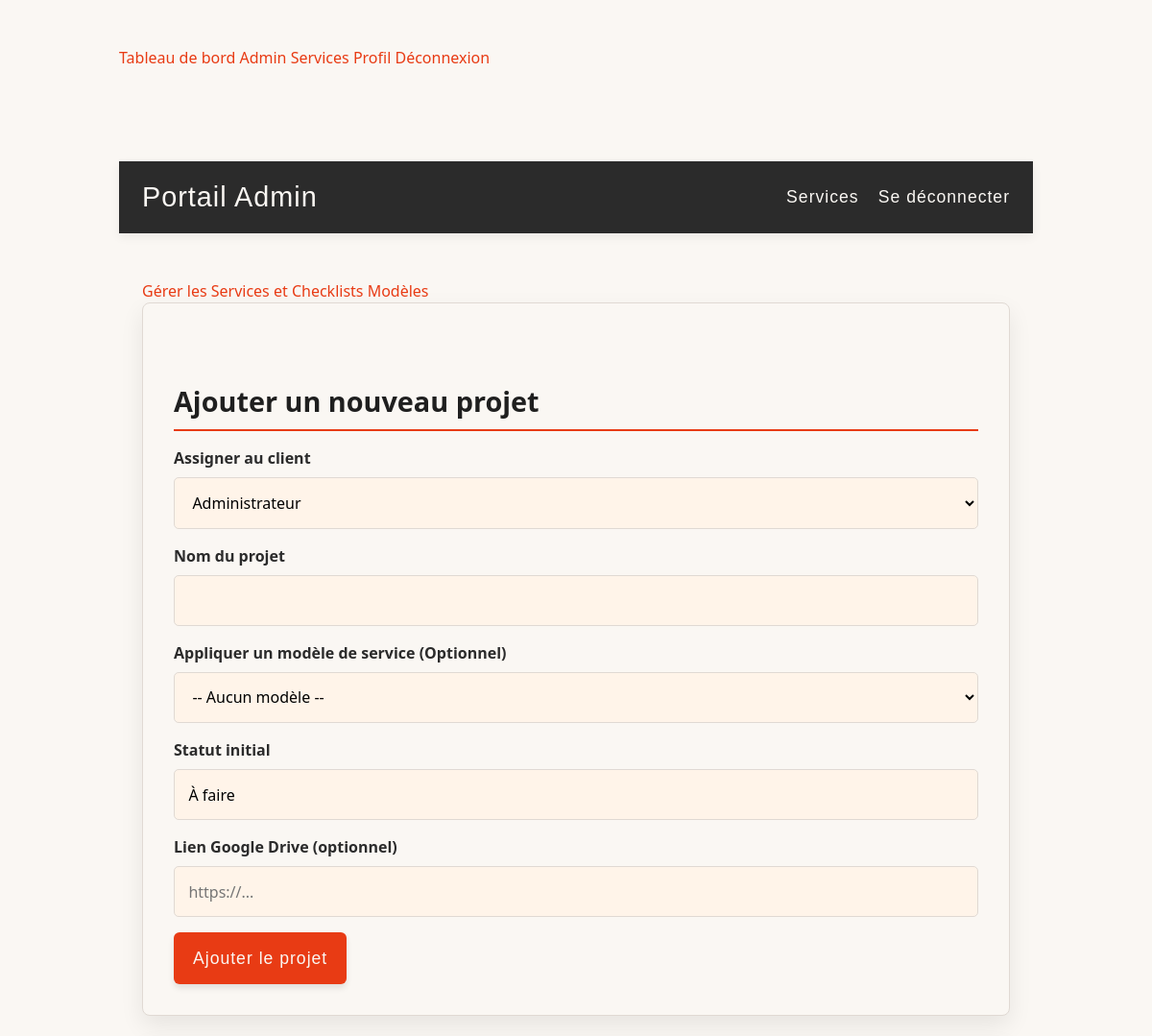
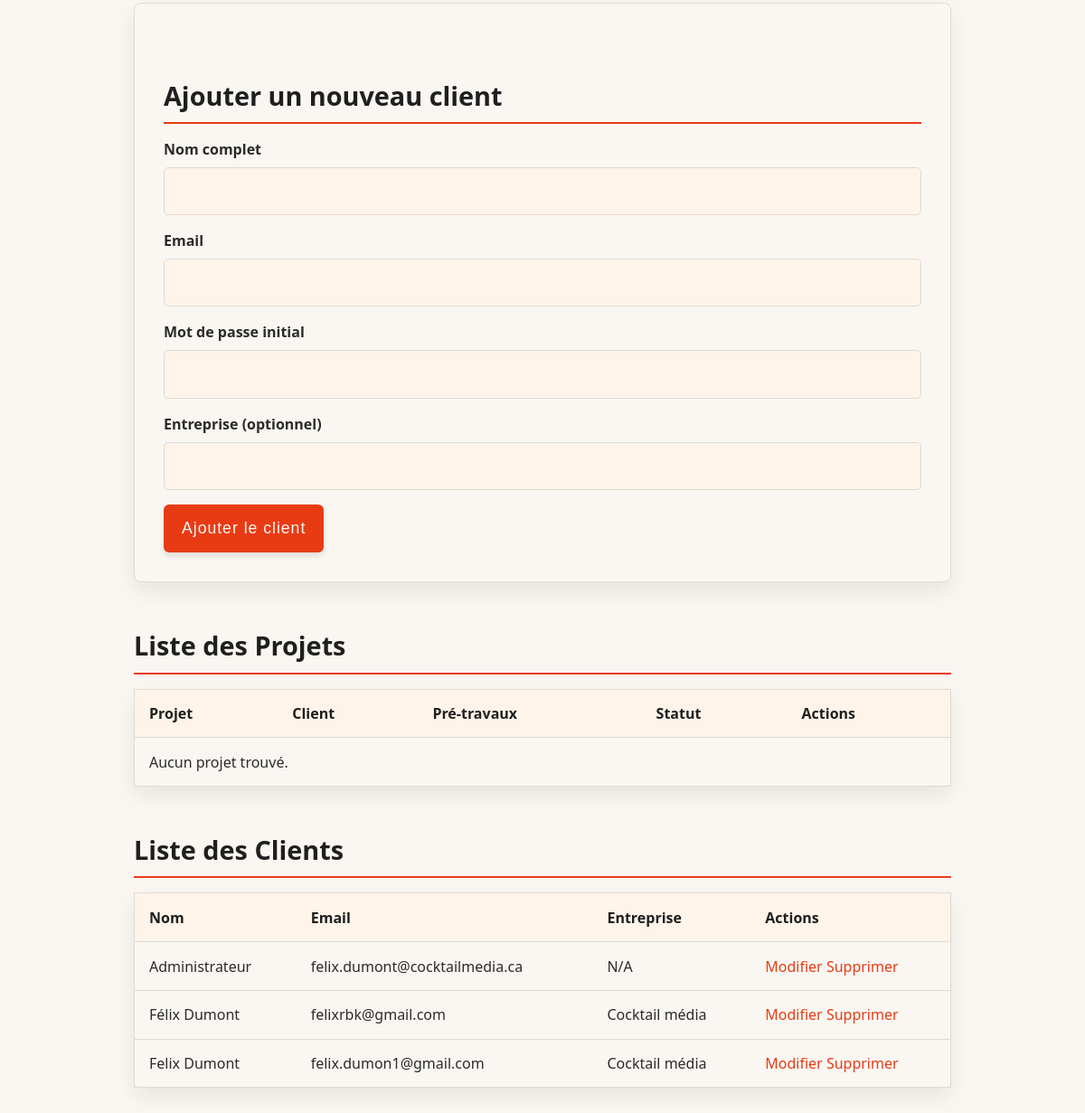
Screenshot of /admin (signed in) with the database file from the repository (2 pictures, top to bottom).
### tables this page shows
CREATE TABLE clients (
        id                  INTEGER PRIMARY KEY AUTOINCREMENT,
        nom_complet         TEXT NOT NULL,
        email               TEXT NOT NULL UNIQUE,
        nom_entreprise      TEXT,
        telephone           TEXT,
        mot_de_passe_hash   TEXT,
        auth_provider       TEXT NOT NULL DEFAULT 'password' CHECK (auth_provider IN ('password','google')),
        is_email_confirmed  INTEGER NOT NULL DEFAULT 0,
        is_admin            INTEGER NOT NULL DEFAULT 0,
        created_at          TIMESTAMP NOT NULL DEFAULT CURRENT_TIMESTAMP,
        updated_at          TIMESTAMP NOT NULL DEFAULT CURRENT_TIMESTAMP
    );

### app.py (the view)
@app.route('/admin')
@admin_required
def admin_dashboard():
    conn = get_db_connection()
    clients = conn.execute("SELECT id, nom_complet, email, nom_entreprise FROM clients").fetchall()
    projets = conn.execute("""
        SELECT p.id, p.nom_projet, p.statut, c.nom_complet AS nom_client
        FROM projets p JOIN clients c ON p.id_client = c.id
    """).fetchall()
    services = conn.execute("SELECT * FROM services ORDER BY nom_service").fetchall()
    conn.close()
    projets_with_pastille = []
    for p in projets:
        ready, done, total = compute_checklist_readiness(p['id'])
        projets_with_pastille.append({"p": p, "pastille": pastille_color(ready), "done": done, "total": total})
    return render_template('admin_dashboard.html',
                           clients=clients, projets=projets_with_pastille, services=services)

### app.py (called while the page is built)
def get_db_connection():
    conn = sqlite3.connect(app.config["DB_PATH"], timeout=10, isolation_level=None)
    conn.row_factory = sqlite3.Row
    conn.execute("PRAGMA foreign_keys = ON;")
    conn.execute("PRAGMA journal_mode = WAL;")
    return conn

def admin_required(f):
    @wraps(f)
    def wrap(*args, **kwargs):
        if not bool(session.get('is_admin', False)):
            return redirect(url_for('accueil'))
        return f(*args, **kwargs)
    return wrap

### templates/admin_dashboard.html (shortened to what this page needs)
{% extends "base.html" %}
{% block content %}
<nav class="navbar">
  <div class="nav-container">
    <span class="nav-brand">Portail Admin</span>
    <div>
      <a href="{{ url_for('admin_services') }}" class="nav-link" style="margin-right:1rem;">Services</a>
      <a href="{{ url_for('logout') }}" class="nav-link">Se déconnecter</a>
    </div>
  </div>
</nav>
<div class="container">
  <a href="{{ url_for('admin_services') }}" class="btn-green">Gérer les Services et Checklists Modèles</a>
  <div class="form-grid">
    <div class="form-container">
      <h2>Ajouter un nouveau projet</h2>
      <form action="{{ url_for('add_project') }}" method="post">
        <div class="form-group">
          <label for="id_client">Assigner au client</label>
          <select id="id_client" name="id_client" required>
            {% for client in clients %}
              <option value="{{ client['id'] }}">{{ client['nom_complet'] }}</option>
            {% endfor %}
          </select>
        </div>
        <div class="form-group">
          <label for="nom_projet">Nom du projet</label>
          <input type="text" id="nom_projet" name="nom_projet" required>
        </div>
        <div class="form-group">
          <label for="id_service">Appliquer un modèle de service (Optionnel)</label>
          <select id="id_service" name="id_service">
            <option value="">-- Aucun modèle --</option>
          </select>
        </div>
        <div class="form-group">
          <label for="statut">Statut initial</label>
          <input type="text" id="statut" name="statut" value="À faire" required>
        </div>
        <div class="form-group">
          <label for="lien_gdrive">Lien Google Drive (optionnel)</label>
          <input type="url" id="lien_gdrive" name="lien_gdrive" placeholder="https://...">
        </div>
        <button type="submit">Ajouter le projet</button>
      </form>
    </div>
    <div class="form-container">
      <h2>Ajouter un nouveau client</h2>
      <form action="{{ url_for('add_client') }}" method="post">
        <div class="form-group">
          <label for="nom_complet">Nom complet</label>
          <input type="text" id="nom_complet" name="nom_complet" required>
        </div>
        <div class="form-group">
          <label for="email">Email</label>
          <input type="email" id="email" name="email" required>
        </div>
        <div class="form-group">
          <label for="password">Mot de passe initial</label>
          <input type="password" id="password" name="password" required>
        </div>
        <div class="form-group">
          <label for="nom_entreprise">Entreprise (optionnel)</label>
          <input type="text" id="nom_entreprise" name="nom_entreprise">
        </div>
        <button type="submit" class="btn-green">Ajouter le client</button>
      </form>
    </div>
  </div>
  <div class="table-container">
    <h2>Liste des Projets</h2>
    <table>
      <thead>
        <tr>
          <th>Projet</th>
          <th>Client</th>
          <th>Pré-travaux</th>
          <th>Statut</th>
          <th>Actions</th>
        </tr>
      </thead>
      <tbody>
        {% for row in projets %}
          <tr>
            <td>
              <a href="{{ url_for('project_detail', project_id=row.p['id']) }}">
                {{ row.p['nom_projet'] }}
              </a>
            </td>
            <td>{{ row.p['nom_client'] if row.p.get('nom_client') else row.p['id_client'] }}</td>
            <td>
              <span class="pastille {{ row.pastille }}"></span>
              <span class="ratio">{{ row.done }}/{{ row.total }}</span>
            </td>
            <td>{{ row.p['statut'] }}</td>
            <td>
              <a href="{{ url_for('edit_project', project_id=row.p['id']) }}" class="action-btn btn-edit">Modifier</a>
              <a href="{{ url_for('delete_project', project_id=row.p['id']) }}" class="action-btn btn-delete" onclick="return confirm('Êtes-vous sûr de vouloir supprimer ce projet ?');">Supprimer</a>
            </td>
          </tr>
        {% else %}
          <tr><td colspan="5">Aucun projet trouvé.</td></tr>
        {% endfor %}
      </tbody>
    </table>
  </div>
  <div class="table-container">
    <h2>Liste des Clients</h2>
    <table>
      <thead>
        <tr>
          <th>Nom</th>
          <th>Email</th>
          <th>Entreprise</th>
          <th>Actions</th>
        </tr>
      </thead>
      <tbody>
        {% for client in clients %}
          <tr>
            <td>{{ client['nom_complet'] }}</td>
            <td>{{ client['email'] }}</td>
            <td>{{ client['nom_entreprise'] or 'N/A' }}</td>
            <td>
              <a href="{{ url_for('edit_client', client_id=client['id']) }}" class="action-btn btn-edit">Modifier</a>
              <a href="{{ url_for('delete_client', client_id=client['id']) }}" class="action-btn btn-delete" onclick="return confirm('Êtes-vous sûr de vouloir supprimer ce client ?');">Supprimer</a>
            </td>
          </tr>
        {% else %}
          <tr><td colspan="4">Aucun client trouvé.</td></tr>
        {% endfor %}
      </tbody>
    </table>
  </div>
</div>
{% endblock %}

### templates/base.html (shortened to what this page needs)
<!doctype html>
<html lang="fr">
<head>
  <link href="{{ url_for('static', filename='style.css') }}" rel="stylesheet">
</head>
<body>
  <header class="container">
    <nav class="topbar" aria-label="Navigation principale">
      {% if session.get('user_id') %}
        <a href="{{ url_for('dashboard') }}">Tableau de bord</a>
        {% if session.get('is_admin') %}
          <a href="{{ url_for('admin_dashboard') }}">Admin</a>
          <a href="{{ url_for('admin_services') }}">Services</a>
        {% endif %}
        <a href="{{ url_for('profile') }}">Profil</a>
        <a href="{{ url_for('logout') }}">Déconnexion</a>
      {% else %}
        <a href="{{ url_for('accueil') }}">Accueil</a>
      {% endif %}
    </nav>
  </header>
  <main class="container" role="main">
    {% block content %}{% endblock %}
  </main>
</body>
</html>

### static/style.css (style rules this page uses)
*, *::before, *::after { box-sizing: border-box; }
html { -webkit-text-size-adjust: 100%; }
body, h1, h2, h3, h4, p, ul, ol, figure { margin: 0; }
button, input, select { font: inherit; }
:root { --couleur-principale: #e83b14; --couleur-principale-hover: #d4310d; --couleur-sombre: #2b2b2b; --couleur-sombre-strong:#1f1f1f; --couleur-blanc: #FAF7F3; --couleur-fond: #fff4e9; --couleur-bordure: #e0d9d3; --couleur-info: #1473e6; --couleur-success:#2e7d32; --couleur-warning:#b26a00; --couleur-danger:#c62828; --shadow-sm: 0 4px 10px rgba(0,0,0,.06); --shadow-md: 0 10px 25px rgba(0,0,0,.08); --shadow-lg: 0 20px 40px rgba(0,0,0,.12); --radius-sm: 6px; --radius-md: 8px; --radius-lg: 12px; --font-display: 'Bebas Neue', sans-serif; --font-body: 'Poppins', system-ui, -apple-system, Segoe UI, Roboto, sans-serif; --fs-xxl: 2.5rem; --fs-xl: 1.8rem; --fs-lg: 1.25rem; --fs-md: 1rem; --fs-sm: .9rem; --container-w: 1000px; --space-1: .5rem; --space-2: .75rem; --space-3: 1rem; --space-4: 1.5rem; --space-5: 2rem; --space-6: 3rem; --t-fast: .15s ease; --t-base: .25s ease; }
body { font-family: var(--font-body); background-color: var(--couleur-blanc); color: var(--couleur-sombre); line-height: 1.5; }
a { color: var(--couleur-principale); text-decoration: none; }
h1, .nav-brand, .project-title-link, button, .gdrive-button, .nav-link { font-family: var(--font-display); letter-spacing: 1px; }
h2 { font-family: var(--font-body); font-weight: 700; font-size: var(--fs-xl); color: var(--couleur-sombre-strong); border-bottom: 2px solid var(--couleur-principale); padding-bottom: .5rem; margin-top: var(--space-6); margin-bottom: var(--space-3); }
.container { max-width: var(--container-w); margin: 0 auto; padding: var(--space-6) var(--space-4); background: transparent; border: none; box-shadow: none; }
.navbar { background-color: var(--couleur-sombre); color: var(--couleur-blanc); padding: var(--space-3) var(--space-4); position: sticky; top: 0; z-index: 100; box-shadow: var(--shadow-sm); }
.nav-container { display: flex; justify-content: space-between; align-items: center; max-width: var(--container-w); margin: 0 auto; position: relative; }
.nav-brand { font-size: 1.8rem; color: var(--couleur-blanc); }
.nav-link { color: var(--couleur-blanc); font-size: 1.1rem; }
.card, .form-container, table { background-color: var(--couleur-blanc); padding: var(--space-5); border: 1px solid var(--couleur-bordure); border-radius: var(--radius-md); box-shadow: var(--shadow-md); margin-bottom: var(--space-4); animation: fadeIn .35s ease; }
.form-group { margin-bottom: var(--space-3); }
label { display: block; margin-bottom: .5rem; font-weight: 600; }
input[type="text"], input[type="email"], input[type="password"], input[type="url"], select, textarea { width: 100%; padding: .85rem .9rem; border: 1px solid var(--couleur-bordure); border-radius: 5px; font-family: var(--font-body); font-size: var(--fs-md); background-color: var(--couleur-fond); transition: all var(--t-base); }
.btn, button[type="submit"], .gdrive-button { display: inline-flex; align-items: center; justify-content: center; gap: .5rem; font-family: var(--font-display); font-size: 1.1rem; letter-spacing: 1px; padding: .85rem 1.25rem; border-radius: 6px; border: none; cursor: pointer; text-decoration: none; text-align: center; width: auto; min-width: 160px; transition: transform var(--t-fast), box-shadow var(--t-fast), background-color var(--t-fast); box-shadow: 0 4px 6px rgba(0,0,0,.1); background-color: var(--couleur-principale); color: var(--couleur-blanc); }
table { border-collapse: collapse; width: 100%; }
th, td { padding: .9rem 1rem; border-bottom: 1px solid var(--couleur-bordure); }
th { background-color: var(--couleur-fond); font-weight: 600; text-align: left; color: var(--couleur-sombre-strong); }

### rows the page displays
clients: nom_complet "Administrateur", email "felix.dumont@cocktailmedia.ca", client "N/A"
clients: nom_complet "Félix Dumont", email "felixrbk@gmail.com", nom_entreprise "Cocktail média"
clients: nom_complet "Felix Dumont", email "felix.dumon1@gmail.com", nom_entreprise "Cocktail média"

### other values shown
form field id_client "Administrateur"
